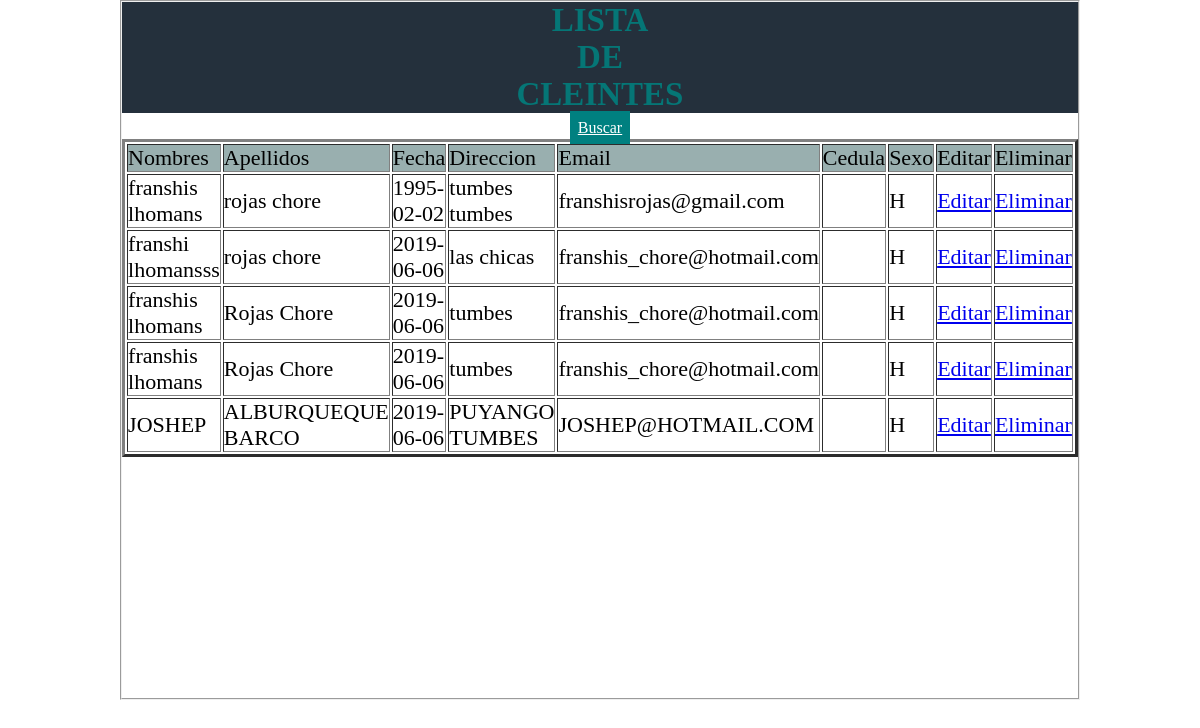
The page /clientes.php on the database its author committed.
### tables this page shows
CREATE TABLE `persona` (
  `id` int(6) NOT NULL,
  `nombre` varchar(40) NOT NULL,
  `apellidos` varchar(40) NOT NULL,
  `fechanaci` date NOT NULL,
  `direccion` varchar(40) NOT NULL,
  `email` varchar(40) NOT NULL,
  `sexo` char(1) NOT NULL,
  `mensaje` text NOT NULL
);

### clientes.php (the view, shortened to what this page needs)
<!DOCTYPE html>
<html>
<head>
</head>
<body>
<section class="conte">
<center>
<fieldset style="width:600px; height:700px;">
<body background="https://cdn.wallpapersafari.com/17/38/owifXF.jpg">
<link rel="stylesheet" type="text/css" href="estilos.css">
<h1 class="titulo"><legend>LISTA<p>DE</p>  CLEINTES</legend></h1>
<a class="boton"     href="buscar.php"> Buscar</a>
<?php
require_once("conn/conexion.php");
$sql="SELECT * FROM persona";
$vista= mysqli_query($conn,$sql)or die ("NO HAY DATOS PARA MOSTRAR");
?>
<TABLE border="3">
<tr class="letras">
<td>Nombres</td>
<td>Apellidos</td>
<td>Fecha</td>
<td>Direccion</td>
<td>Email</td>
<td>Cedula</td>
<td>Sexo</td>
<td>Editar</td>
<td>Eliminar</td>
</tr>
<?php
  while($ver=mysqli_fetch_array($vista)) {
?>
<tr>
<td><?php echo $ver['nombre']?></td>
<td><?php echo $ver['apellidos']?></td>
<td><?php echo $ver['fechanaci']?></td>
<td><?php echo $ver['direccion']?></td>
<td><?php echo $ver['email']?></td>
<td><?php echo $ver['cedula']?></td>
<td><?php echo $ver['sexo']?></td>
<td ><a href="javascript:void(0);" onClick="window.location='conn/editar.php?id=<?php echo $ver['id'];?>';" title="Editar Registro">Editar</td>
<td><a href="javascript:void(0);" onClick="window.location='conn/delect.php?id=<?php echo $ver['id'];?>';" title="Eliminar Registro">Eliminar</td>
</tr>
<?php
}
?>
</section>
</body>
</html>

### estilos.css (style rules this page uses)
* { margin: 0; padding: 0; box-sizing: border-box; }
.boton { width: 40%; background: #008080; border: none; padding: 8px; color:white; margin: 16px 0; font-size: 16px; }
.conte { font-size: 22px; margin-bottom: 20px; color: black; }
.titulo { background: #24303c; color: #057676; }
.letras { background: #99afaf; color: black; }

### rows shown on the page
persona: nombre "franshis lhomans", apellidos "rojas chore", fechanaci "1995-02-02", direccion "tumbes tumbes", email "franshisrojas@gmail.com", sexo "H"
persona: nombre "franshi lhomansss", apellidos "rojas chore", fechanaci "2019-06-06", direccion "las chicas", email "franshis_chore@hotmail.com", sexo "H"
persona: nombre "franshis lhomans", apellidos "Rojas Chore", fechanaci "2019-06-06", direccion "tumbes", email "franshis_chore@hotmail.com", sexo "H"
persona: nombre "franshis lhomans", apellidos "Rojas Chore", fechanaci "2019-06-06", direccion "tumbes", email "franshis_chore@hotmail.com", sexo "H"
persona: nombre "JOSHEP", apellidos "ALBURQUEQUE BARCO", fechanaci "2019-06-06", direccion "PUYANGO TUMBES", email "JOSHEP@HOTMAIL.COM", sexo "H"
